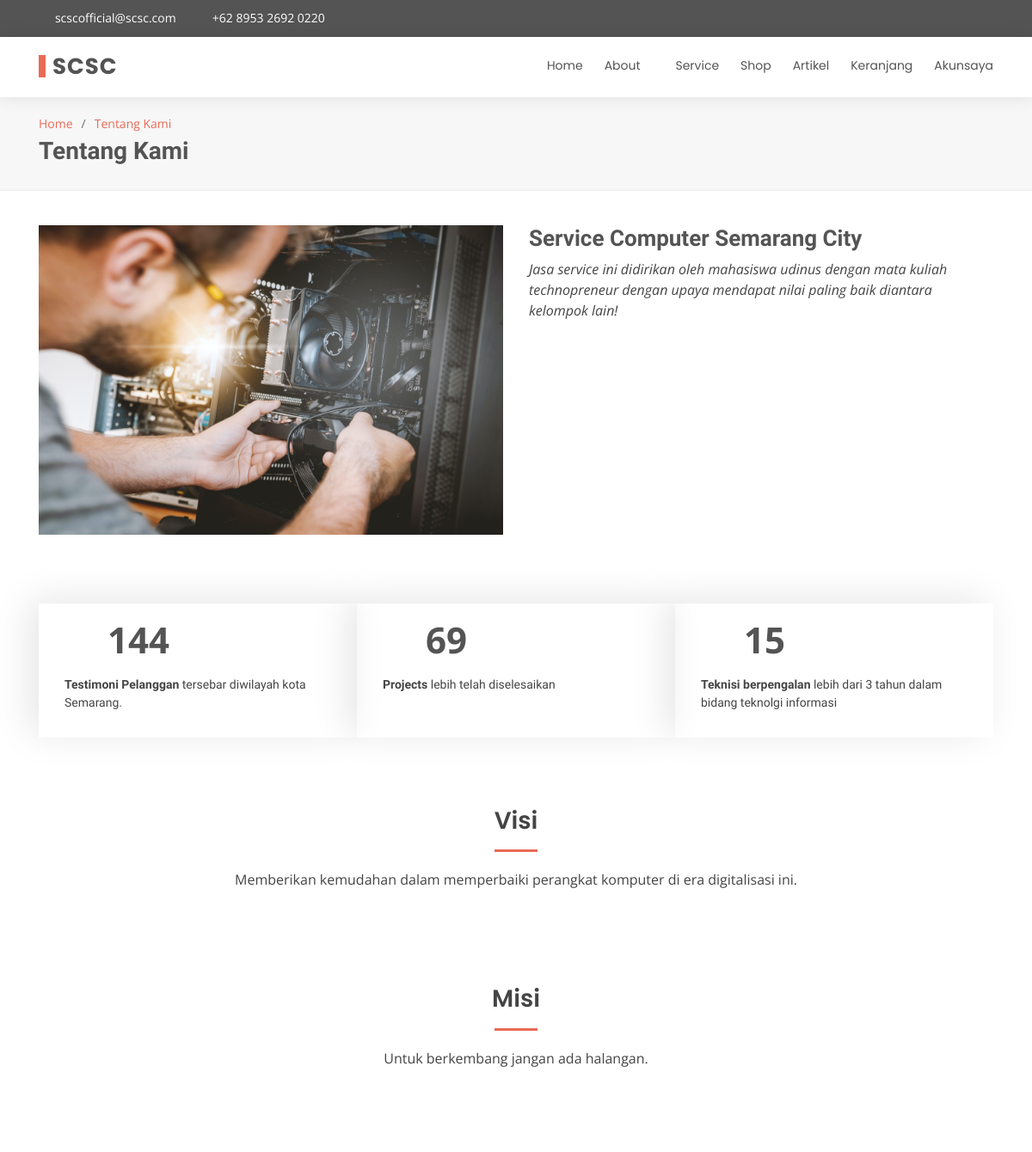
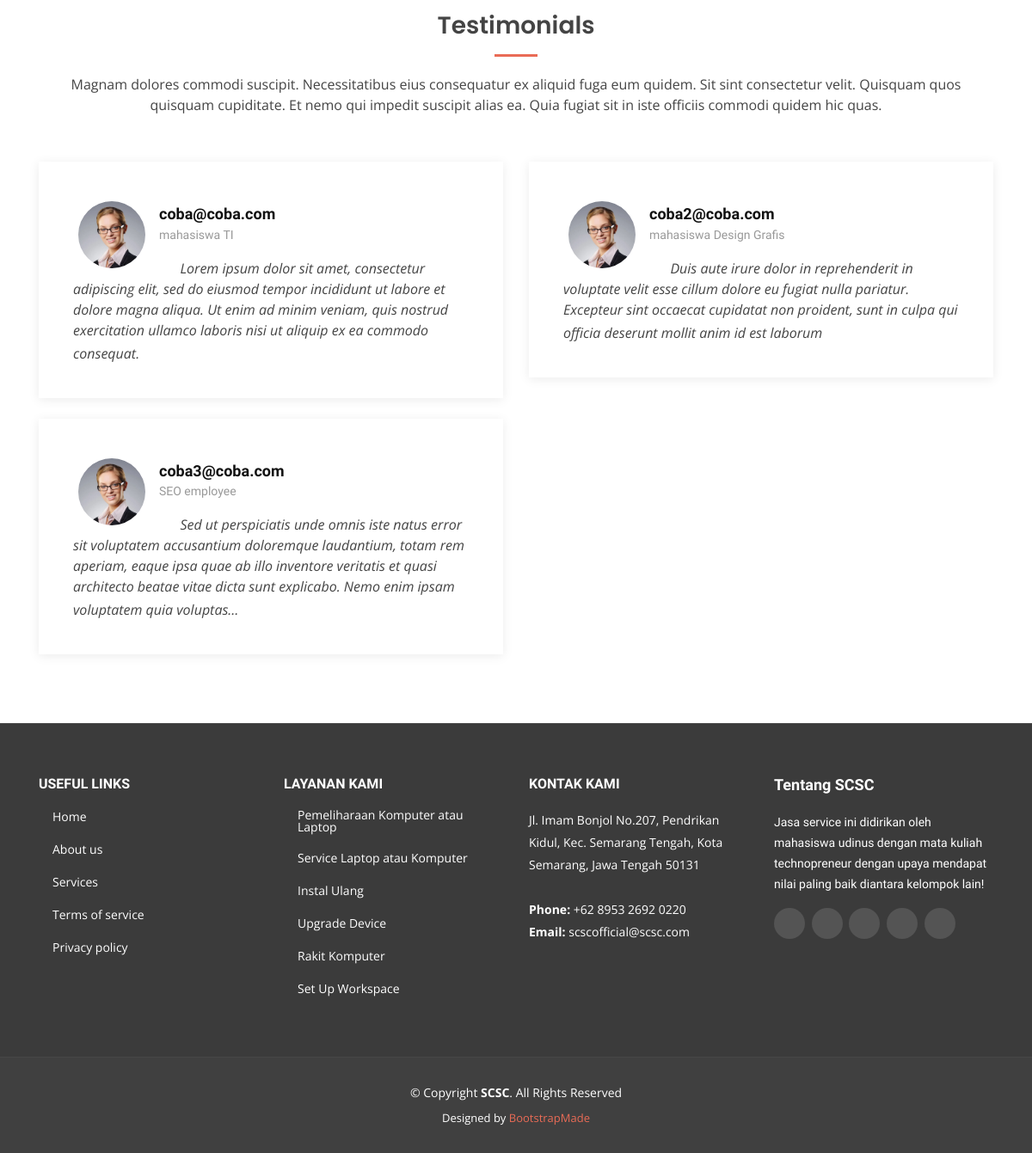
Page /index.php/about_us on the committed database (2 pictures, top to bottom).
### tables this page shows
CREATE TABLE `homemenu` (
  `id` int(191) NOT NULL,
  `name` varchar(191) NOT NULL,
  `value` varchar(191) NOT NULL,
  `status` int(191) NOT NULL
);

CREATE TABLE `testimoni` (
  `id` int(191) NOT NULL,
  `email` varchar(191) NOT NULL,
  `job` varchar(191) NOT NULL,
  `description` text NOT NULL,
  `star` int(191) NOT NULL,
  `status` int(191) NOT NULL
);

CREATE TABLE `service` (
  `id` int(191) NOT NULL,
  `icon` varchar(191) NOT NULL,
  `name` varchar(191) NOT NULL,
  `description` text NOT NULL,
  `estimation` varchar(191) NOT NULL,
  `level` int(191) NOT NULL,
  `price` int(191) NOT NULL,
  `status` int(191) NOT NULL
);

### application/controllers/about_us.php (called while the page is built, shortened)
<?php
class about_us extends CI_Controller
{
    public function index()
    {
        $data['title'] = "Tentang kami";
        $tempVar = $this->scsc->getAll("homemenu");
        $data['menu'] = $tempVar;
        $tempVar = $this->scsc->getAll("homemenuabout");
        $data['submenu'] = $tempVar;
        $tempVar = $this->scsc->getData("profil",array('name'=>'logo'));
        $tempVar = $tempVar[0]["value"];
        $data['logo'] = $tempVar;
        $tempVar = $this->scsc->getData("profil",array('name'=>'title'));
        $tempVar = $tempVar[0]["value"];
        $data['title'] = $tempVar;
        $tempVar = $this->scsc->getData("profil",array('name'=>'singkatan'));
        $tempVar = $tempVar[0]["value"];
        $data['singkatan'] = $tempVar;
        $tempVar = $this->scsc->getData("profil",array('name'=>'email'));
        $tempVar = $tempVar[0]["value"];
        $data['email'] = $tempVar;
        $tempVar = $this->scsc->getData("profil",array('name'=>'alamat'));
        $tempVar = $tempVar[0]["value"];
        $data['alamat'] = $tempVar;
        $tempVar = $this->scsc->getData("profil",array('name'=>'telp'));
        $tempVar = $tempVar[0]["value"];
        $data['telp'] = $tempVar;
        $tempVar = $this->scsc->getData("profil",array('name'=>'twitter'));
        $tempVar = $tempVar[0]["value"];
        $data['twitter'] = $tempVar;
        $tempVar = $this->scsc->getData("profil",array('name'=>'facebook'));
        $tempVar = $tempVar[0]["value"];
        $data['facebook'] = $tempVar;
        $tempVar = $this->scsc->getData("profil",array('name'=>'instagram'));
        $tempVar = $tempVar[0]["value"];
        $data['instagram'] = $tempVar;
        $tempVar = $this->scsc->getData("profil",array('name'=>'skype'));
        $tempVar = $tempVar[0]["value"];
        $data['skype'] = $tempVar;
        $tempVar = $this->scsc->getData("profil",array('name'=>'linkedin'));
        $tempVar = $tempVar[0]["value"];
        $data['linkedin'] = $tempVar;
        $tempVar = $this->scsc->getData("profil",array('name'=>'visi'));
        $tempVar = $tempVar[0]["value"];
        $data['visi'] = $tempVar;
        $tempVar = $this->scsc->getData("profil",array('name'=>'misi'));
        $tempVar = $tempVar[0]["value"];
        $data['misi'] = $tempVar;
        $tempVar = $this->scsc->getData("profil",array('name'=>'tentang'));
        $tempVar = $tempVar[0]["value"];
        $data['tentang'] = $tempVar;
        $tempVar = $this->scsc->getData("profil",array('name'=>'photo'));
        $tempVar = $tempVar[0]["value"];
        $data['photo'] = $tempVar;
        $tempVar = $this->scsc->getAll("corefitur");
        $data['mainfitur'] = $tempVar;
        $tempVar = $this->scsc->getData("service",array('status'=>'1'));
        $data['services'] = $tempVar;
        $tempVar = $this->scsc->getData("testimoni",array('status'=>'1'));
        $data['totaltestimoni'] = count($tempVar);
        $data['testimoni'] = $tempVar;
        $data['link'] = "Tentang Kami";
        $data['active'] = 0;
        $data['dd'] = 2;
        $data['dda'] = 1;
        $this->load->view('home/header', $data);
        $this->load->view('home/top', $data);
        $this->load->view('home/about', $data);
        $this->load->view('home/footer', $data);
    }
}

### index.php (called while the page is built, shortened)
<?php
require_once BASEPATH.'core/CodeIgniter.php';

### application/models/scsc.php (called while the page is built, shortened)
<?php
class scsc extends CI_Model
{
    public function getData($dataBase, $where)
    {
        return $this->db->get_where($dataBase, $where)->result_array();
    }
    public function getAll($tabel)
    {
        return $this->db->get($tabel)->result_array();
    }
}

### application/views/home/top.php (the view, shortened to what this page needs)
<body>
  <section id="topbar" class="d-none d-lg-block">
    <div class="container d-flex">
      <div class="contact-info mr-auto">
        <i class="icofont-envelope"></i><a href="mailto:<?= $email; ?>" target="_blank" ><?= $email; ?></a>
        <i class="icofont-phone"></i> <a href="tel:<?= $telp; ?>" target="_blank" ><?= $telp; ?></a>
      </div>
      <div class="social-links">
        <a href="<?= $twitter; ?>" target="_blank" class="twitter"><i class="icofont-twitter"></i></a>
        <a href="<?= $facebook; ?>" target="_blank" class="facebook"><i class="icofont-facebook"></i></a>
        <a href="<?= $instagram; ?>" target="_blank" class="instagram"><i class="icofont-instagram"></i></a>
        <a href="<?= $skype; ?>" target="_blank" class="skype"><i class="icofont-skype"></i></a>
        <a href="<?= $linkedin; ?>" target="_blank" class="linkedin"><i class="icofont-linkedin"></i></i></a>
      </div>
    </div>
  </section>
  <header id="header">
    <div class="container d-flex">
      <div class="logo mr-auto">
        <h1 class="text-light"><a href="<?= base_url()?>"><span><?= $singkatan; ?></span></a></h1>
      </div>
      <nav class="nav-menu d-none d-lg-block">
        <ul>
          <?php $a=1;
            foreach($menu as $nama):?>
            <?php if($a == $active && $nama['id'] != $dd):?>
              <li class="active"><a href="<?= base_url().strtolower($nama['value']);?>"><?= $nama['name'];?></a></li>
            <?php elseif($nama['id'] == $dd):?>
              <li class="drop-down"><a href="#"><?= $nama['name'];?></a>
              </li>
            <?php else:?>
              <li><a href="<?= base_url().strtolower($nama['value']);?>"><?= $nama['name'];?></a></li>
            <?php endif;?>
            <?php $a++;?>
          <?php endforeach;?>
        </ul>
      </nav>
    </div>
  </header>

### application/views/home/about.php
<main id="main">
    <section id="breadcrumbs" class="breadcrumbs">
      <div class="container">
        <ol>
          <li><a href="<?= base_url();?>">Home</a></li>
          <li><a href="<?= base_url();?>about_us" ><?= $link;?></a></li>
        </ol>
        <h2><?= $link;?></h2>
      </div>
    </section>
<section id="about" class="about">
  <div class="container">
    <div class="row">
      <div class="col-lg-6">
        <img src="<?= base_url();?>assets/home/img/company/<?= $photo;?>" class="img-fluid" alt="">
      </div>
      <div class="col-lg-6 pt-4 pt-lg-0 content">
        <h3><?= $title;?></h3>
        <p class="font-italic">
            <?= $tentang;?>
        </p>
      </div>
    </div>
  </div>
</section>
<section id="counts" class="counts">
  <div class="container">
    <div class="row no-gutters">
      <div class="col-lg-4 col-md-6 d-md-flex align-items-md-stretch">
        <div class="count-box">
          <i class="icofont-simple-smile"></i>
          <span data-toggle="counter-up">144</span>
          <p><strong>Testimoni Pelanggan</strong> tersebar diwilayah kota Semarang.</p>
        </div>
      </div>
      <div class="col-lg-4 col-md-6 d-md-flex align-items-md-stretch">
        <div class="count-box">
          <i class="icofont-document-folder"></i>
          <span data-toggle="counter-up">69</span>
          <p><strong>Projects</strong> lebih telah diselesaikan</p>
        </div>
      </div>
      <div class="col-lg-4 col-md-6 d-md-flex align-items-md-stretch">
        <div class="count-box">
          <i class="icofont-users-alt-5"></i>
          <span data-toggle="counter-up">15</span>
          <p><strong>Teknisi berpengalan</strong> lebih dari 3 tahun dalam bidang teknolgi informasi</p>
        </div>
      </div>
    </div>
  </div>
</section>
<section id="clients" class="clients">
  <div class="container">
    <div class="section-title">
      <h2>Visi</h2>
      <p><?= $visi;?>.</p>
    </div>
  </div>
</section>
<section id="clients" class="clients">
  <div class="container">
    <div class="section-title">
      <h2>Misi</h2>
      <p><?= $misi;?>.</p>
    </div>
  </div>
</section>
<section id="testimonials" class="testimonials">
  <div class="container">
    <div class="section-title">
      <h2>Testimonials</h2>
      <p>Magnam dolores commodi suscipit. Necessitatibus eius consequatur ex aliquid fuga eum quidem. Sit sint consectetur velit. Quisquam quos quisquam cupiditate. Et nemo qui impedit suscipit alias ea. Quia fugiat sit in iste officiis commodi quidem hic quas.</p>
    </div>
    <div class="row">
        <?php foreach($testimoni as $t):?>
        <div class="col-lg-6">
            <div class="testimonial-item mt-4">
                <img src="assets/img/testimonials/testimonials-3.jpg" class="testimonial-img" alt="">
                <h3><?= $t['email'];?></h3>
                <h4><?= $t['job'];?></h4>
                <p>
                    <i class="bx bxs-quote-alt-left quote-icon-left"></i>
                        <?= character_limiter( $t['description'],250);?>
                    <i class="bx bxs-quote-alt-right quote-icon-right"></i>
                </p>
            </div>
        </div>
        <?php endforeach;?>
    </div>
  </div>
</section>
</main>

### application/views/home/footer.php (shortened to what this page needs)
<footer id="footer">
  <div class="footer-top">
    <div class="container">
      <div class="row">
        <div class="col-lg-3 col-md-6 footer-links">
          <h4>Useful Links</h4>
          <ul>
            <li><i class="bx bx-chevron-right"></i> <a href="#">Home</a></li>
            <li><i class="bx bx-chevron-right"></i> <a href="#">About us</a></li>
            <li><i class="bx bx-chevron-right"></i> <a href="#">Services</a></li>
            <li><i class="bx bx-chevron-right"></i> <a href="#">Terms of service</a></li>
            <li><i class="bx bx-chevron-right"></i> <a href="#">Privacy policy</a></li>
          </ul>
        </div>
        <div class="col-lg-3 col-md-6 footer-links">
          <h4>Layanan kami</h4>
          <ul>
            <?php foreach($services as $service):?>
              <li><i class="bx bx-chevron-right"></i> <a href="<?= base_url()?>service/serviceitem/<?= $service['name'];?>"><?= $service['name']; ?></a></li>
            <?php endforeach;?>
          </ul>
        </div>
        <div class="col-lg-3 col-md-6 footer-contact">
          <h4>Kontak kami</h4>
          <p>
            <?= $alamat; ?>
            <br><br>
            <strong>Phone:</strong> <?= $telp; ?><br>
            <strong>Email:</strong> <a href="mailto:<?= $email; ?>" target="_blank" class="text-white"><?= $email; ?></a><br>
          </p>
        </div>
        <div class="col-lg-3 col-md-6 footer-info">
          <h3>Tentang <?= $singkatan;?></h3>
          <p><?= ucfirst($tentang);?></p>
          <div class="social-links mt-3">
            <a href="<?= $twitter; ?>" target="_blank" class="twitter"><i class="icofont-twitter"></i></a>
            <a href="<?= $facebook; ?>" target="_blank" class="facebook"><i class="icofont-facebook"></i></a>
            <a href="<?= $instagram; ?>" target="_blank" class="instagram"><i class="icofont-instagram"></i></a>
            <a href="<?= $skype; ?>" target="_blank" class="skype"><i class="icofont-skype"></i></a>
            <a href="<?= $linkedin; ?>" target="_blank" class="linkedin"><i class="icofont-linkedin"></i></i></a>
          </div>
        </div>
      </div>
    </div>
  </div>
  <div class="container">
    <div class="copyright">
      &copy; Copyright <strong><span><?= $singkatan; ?></span></strong>. All Rights Reserved
    </div>
    <div class="credits">
      Designed by <a href="https://bootstrapmade.com/">BootstrapMade</a>
    </div>
  </div>
</footer>
</body>
</html>

### rows in the picture
homemenu: name "Home"
homemenu: name "About"
homemenu: name "Service"
homemenu: name "Shop"
homemenu: name "Artikel"
homemenu: name "Keranjang"
homemenu: name "Akunsaya"
testimoni: email "coba@coba.com", job "mahasiswa TI", description "Lorem ipsum dolor sit amet, consectetur adipiscing elit, sed do eiusmod tempor incididunt ut labore et dolore magna aliqua. Ut enim ad minim veniam, quis nostrud exercitation ullamco laboris nisi ut aliquip ex ea commodo consequat."
testimoni: email "coba2@coba.com", job "mahasiswa Design Grafis", description "Duis aute irure dolor in reprehenderit in voluptate velit esse cillum dolore eu fugiat nulla pariatur. Excepteur sint occaecat cupidatat non proident, sunt in culpa qui officia deserunt mollit anim id est laborum"
testimoni: email "coba3@coba.com", job "SEO employee", description "Sed ut perspiciatis unde omnis iste natus error sit voluptatem accusantium doloremque laudantium, totam rem aperiam, eaque ipsa quae ab illo inventore veritatis et quasi architecto beatae vitae dicta sunt explicabo. Nemo enim ipsam voluptatem quia voluptas…"
service: name "Pemeliharaan Komputer atau Laptop"
service: name "Service Laptop atau Komputer"
service: name "Instal Ulang"
service: name "Upgrade Device"
service: name "Rakit Komputer"
service: name "Set Up Workspace"

### other values in the picture
$email "scscofficial@scsc.com"
$telp "+62 8953 2692 0220"
$singkatan "SCSC"
$link "Tentang Kami"
$title "Service Computer Semarang City"
$tentang "Jasa service ini didirikan oleh mahasiswa udinus dengan mata kuliah technopreneur dengan upaya mendapat nilai paling baik diantara kelompok lain!"
$visi "Memberikan kemudahan dalam memperbaiki perangkat komputer di era digitalisasi ini"
$misi "Untuk berkembang jangan ada halangan"
$alamat "Jl. Imam Bonjol No.207, Pendrikan Kidul, Kec. Semarang Tengah, Kota Semarang, Jawa Tengah 50131"
